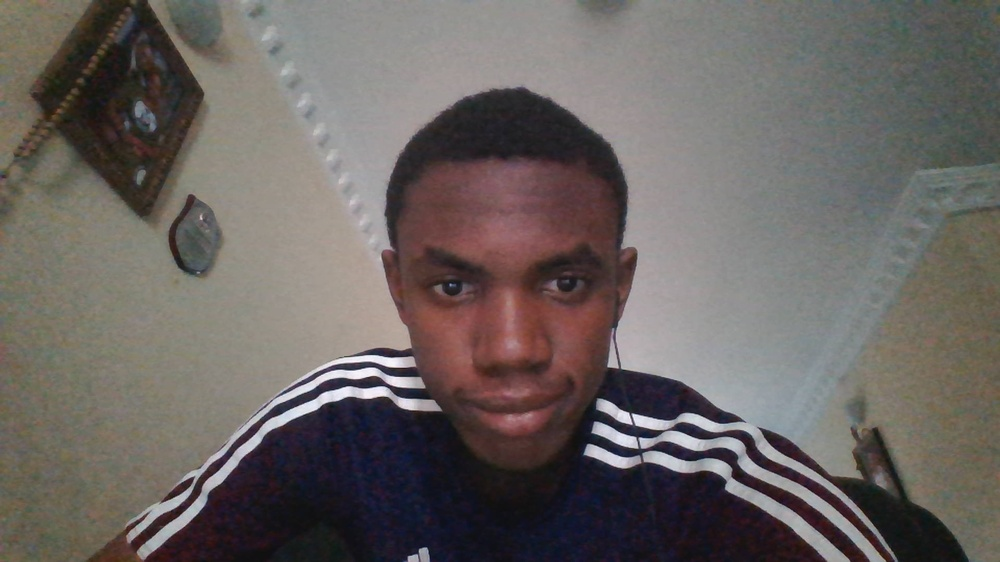
#> input picture Resources/pic.jpg, 1000 x 562 px, shrunk from 1920 x 1080 before the run
$ python basic_func.py
#> lines starting #> are read from the running program, lines starting #| are printed output that depends on the picture; after the words box and inside, x2 and y2 are one past the last pixel; in counts of white or black regions, pixels touching at a corner belong together
import cv2
import numpy as np
img = cv2.imread("Resources/pic.jpg")
#> img is the input picture: shape (562, 1000, 3); mean B, G, R 97.1, 99.9, 106.1
'''
Define the kernel
.ones() makes arrays of 1's
'''
kernel = np.ones((5,5),np.uint8)

print(kernel)

#convert to grayscale
imgGray = cv2.cvtColor(img,cv2.COLOR_BGR2GRAY)
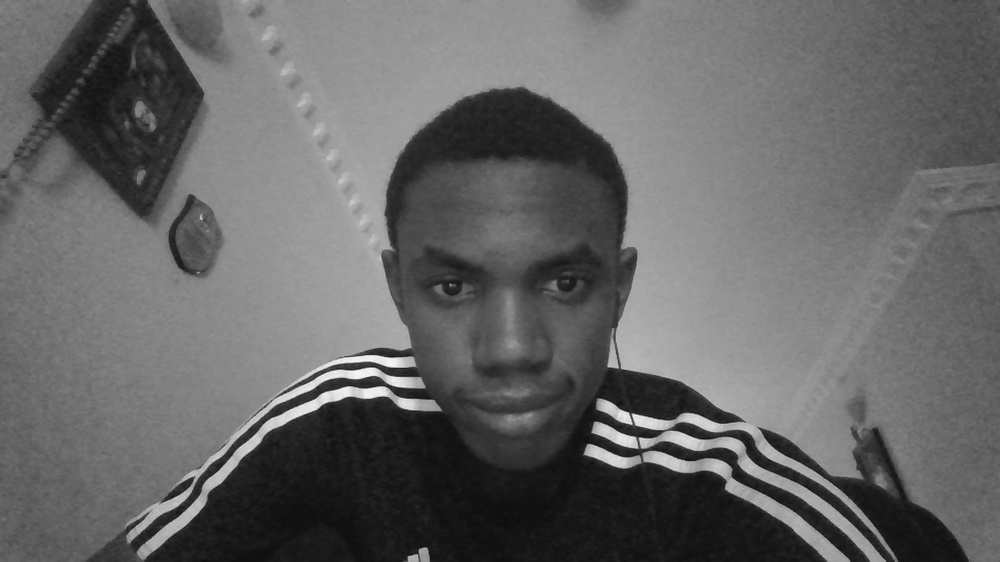
#> imgGray: shape (562, 1000); min 9, max 250, mean 101.4
'''
blur image
(,)ksize has to be odd numbers, as the number increases so does the intensity
sigmaX is 0
'''
imgBlur = cv2.GaussianBlur(img, (11,11),0)
'''
canny edge detector
100,100 is the threshold value; the lower, the more edges
'''
imgCanny = cv2.Canny(img, 100,100)
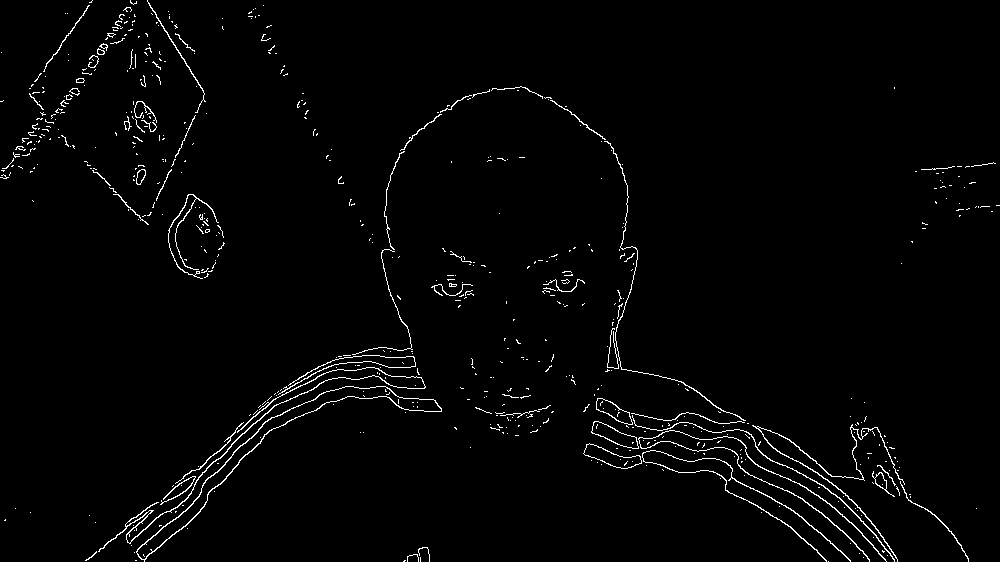
#> imgCanny: shape (562, 1000); 1.9% white in thin lines or dots
'''
To dialate images to increase thickness of egdes
kernel is a matrix
iteration is for thickness levels
 '''
imgDialation = cv2.dilate(imgCanny,kernel,iterations=1)
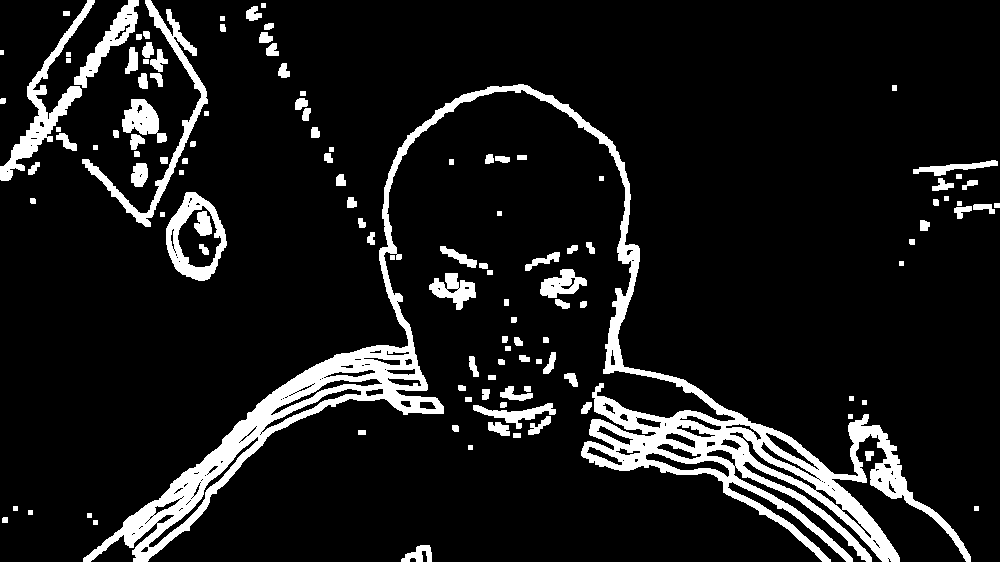
#> imgDialation: shape (562, 1000); 10.4% white; 123 white regions, largest, box (x1, y1, x2, y2) and area: (83, 84, 971, 562) 36803, (0, 0, 95, 181) 2861, (82, 0, 208, 227) 2840
'''
erosion is the opposite of dialation
makes thinner
'''
imgEroded = cv2.erode(imgDialation, kernel, iterations=1)
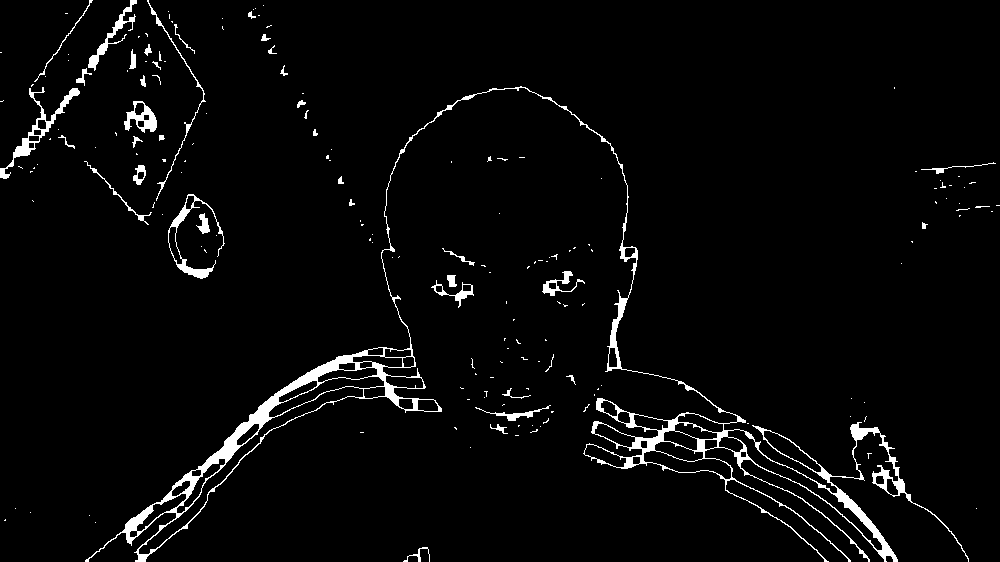
#> imgEroded: shape (562, 1000); 3.3% white; 179 white regions (139 under 20 px), largest, box (x1, y1, x2, y2) and area: (85, 86, 969, 562) 12235, (0, 87, 80, 179) 914, (168, 194, 225, 279) 718
cv2.imshow('Gray Image', imgGray)
cv2.imshow('Blur Image', imgBlur)
cv2.imshow('Canny', imgCanny)
cv2.imshow("Dialation Image", imgDialation)
cv2.imshow('Eroded Image', imgEroded)
cv2.waitKey(0)

$ run again, with Resources/Adanna.jpeg copied over Resources/pic.jpg
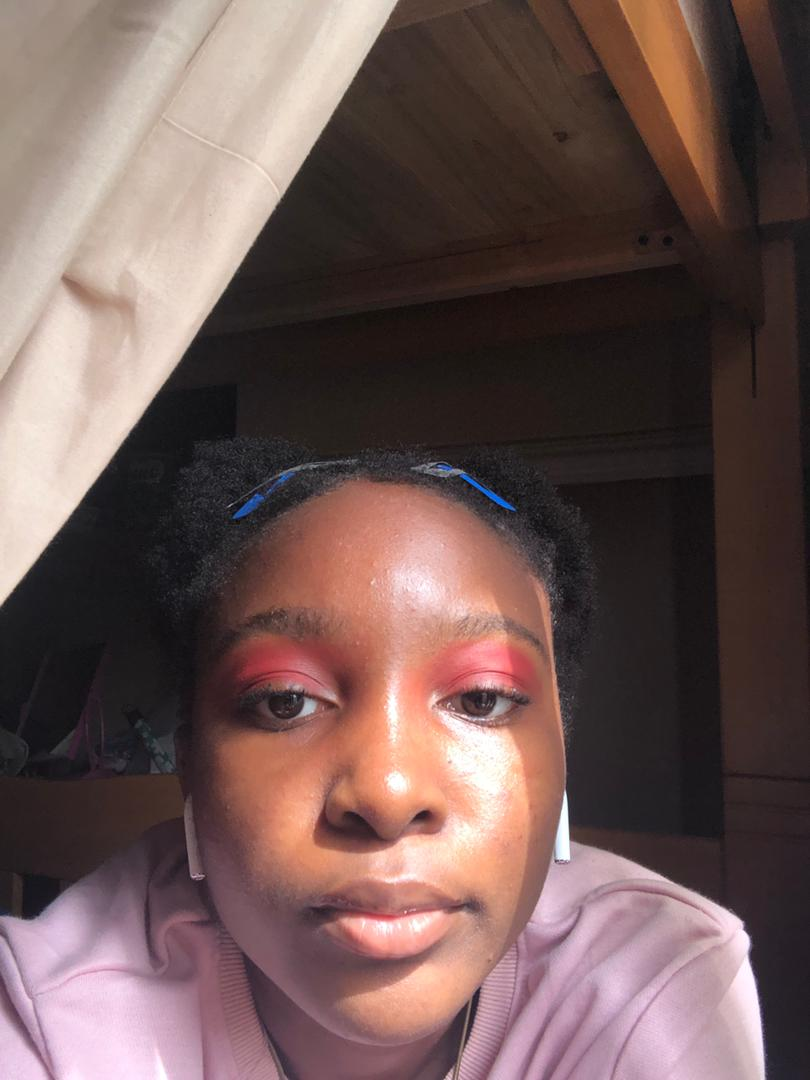
#> input picture Resources/Adanna.jpeg, 810 x 1080 px
#> img is the input picture: shape (1080, 810, 3); mean B, G, R 85.8, 88.3, 111.4
#> `imgCanny = cv2.Canny(img, 100,100)`:
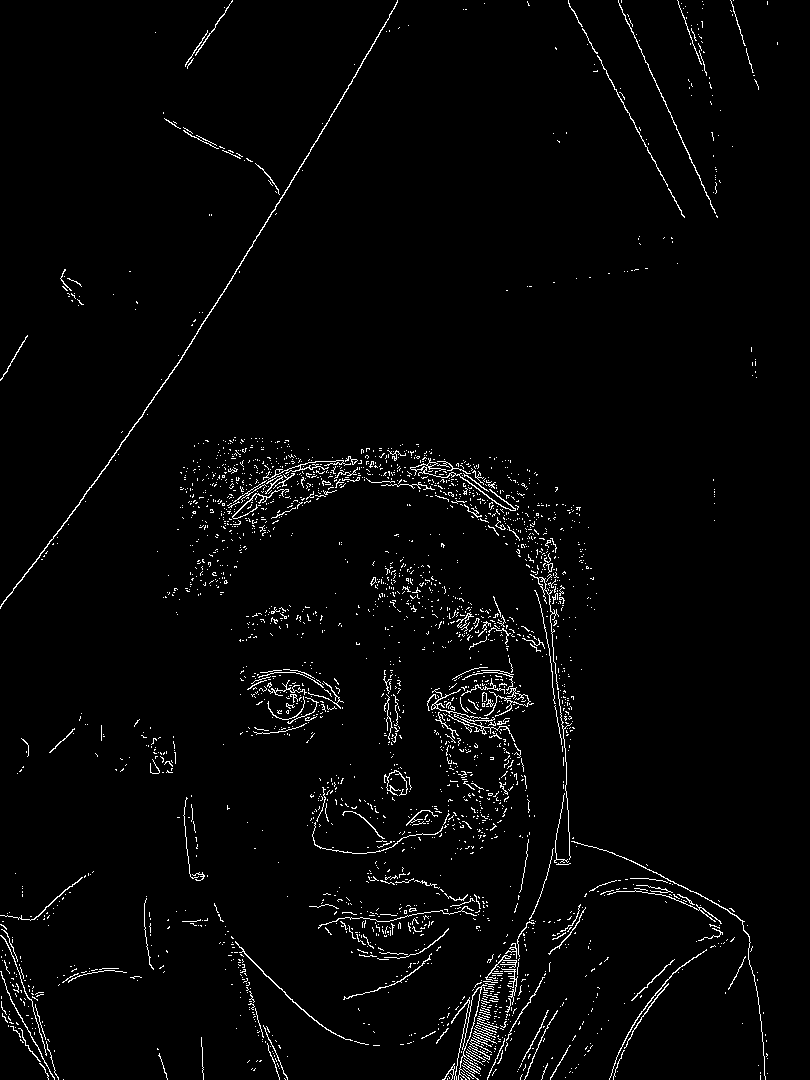
#> imgCanny: shape (1080, 810); 2.4% white in thin lines or dots
#> imgDialation: shape (1080, 810); 13.5% white; 261 white regions, largest, box (x1, y1, x2, y2) and area: (178, 435, 770, 1080) 55074, (307, 865, 492, 1002) 7414, (0, 0, 400, 611) 6594
#> `imgEroded = cv2.erode(imgDialation, kernel, iterations=1)`:
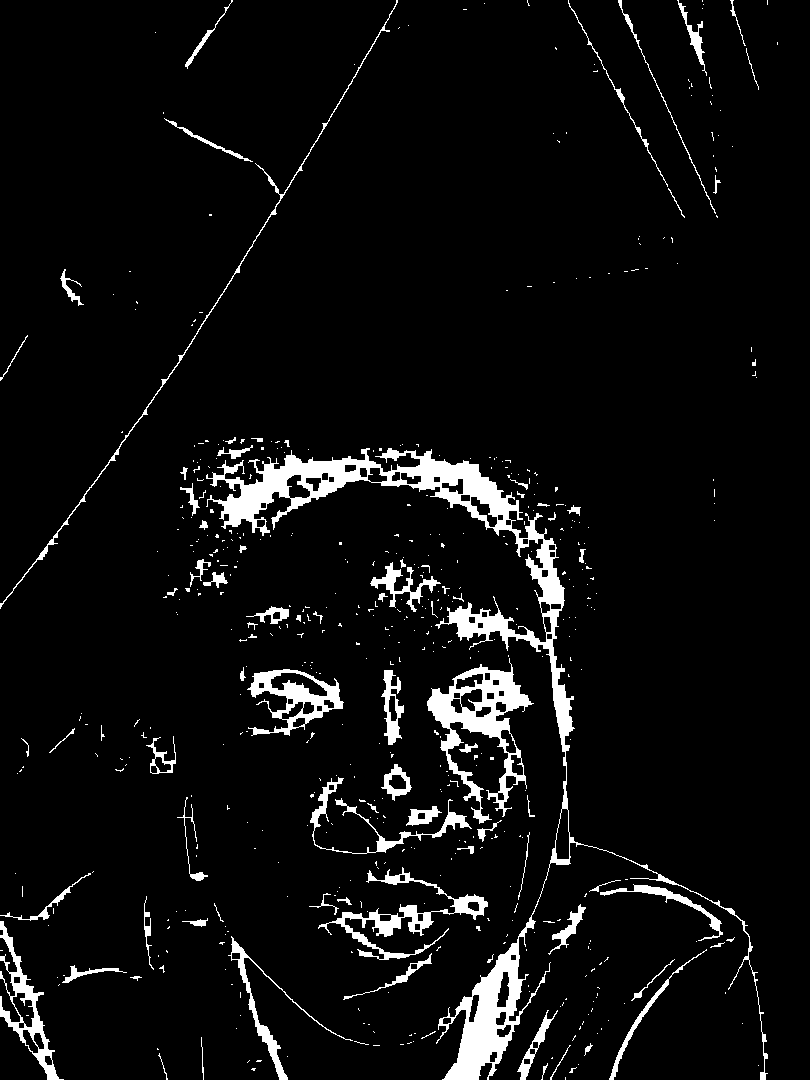
#> imgEroded: shape (1080, 810); 5.7% white; 546 white regions (460 under 20 px), largest, box (x1, y1, x2, y2) and area: (206, 448, 768, 1080) 20425, (427, 658, 534, 824) 5141, (318, 867, 488, 960) 2746
